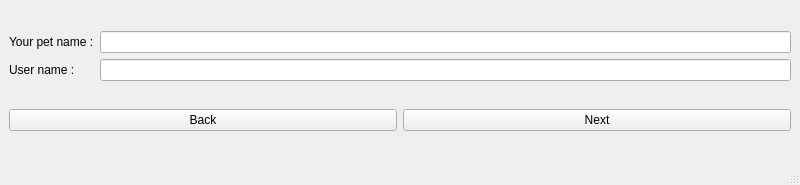
<?xml version="1.0" encoding="UTF-8"?>
<ui version="4.0">
 <class>ForgetPass</class>
 <widget class="QMainWindow" name="ForgetPass">
  <property name="geometry">
   <rect>
    <x>0</x>
    <y>0</y>
    <width>800</width>
    <height>185</height>
   </rect>
  </property>
  <property name="windowTitle">
   <string>MainWindow</string>
  </property>
  <widget class="QWidget" name="centralwidget">
   <layout class="QVBoxLayout" name="verticalLayout">
    <item>
     <layout class="QGridLayout" name="gridLayout">
      <item row="0" column="0">
       <widget class="QLabel" name="label_secure">
        <property name="text">
         <string>Your pet name :</string>
        </property>
       </widget>
      </item>
      <item row="1" column="0">
       <widget class="QLabel" name="label_username">
        <property name="text">
         <string>User name :</string>
        </property>
       </widget>
      </item>
      <item row="0" column="1">
       <widget class="QLineEdit" name="lineEdit_secure"/>
      </item>
      <item row="1" column="1">
       <widget class="QLineEdit" name="lineEdit_username"/>
      </item>
     </layout>
    </item>
    <item>
     <layout class="QHBoxLayout" name="horizontalLayout">
      <item>
       <widget class="QPushButton" name="pushButton_back">
        <property name="text">
         <string>Back</string>
        </property>
       </widget>
      </item>
      <item>
       <widget class="QPushButton" name="pushButton_next">
        <property name="text">
         <string>Next</string>
        </property>
       </widget>
      </item>
     </layout>
    </item>
   </layout>
  </widget>
  <widget class="QStatusBar" name="statusbar"/>
 </widget>
 <resources/>
 <connections/>
</ui>
